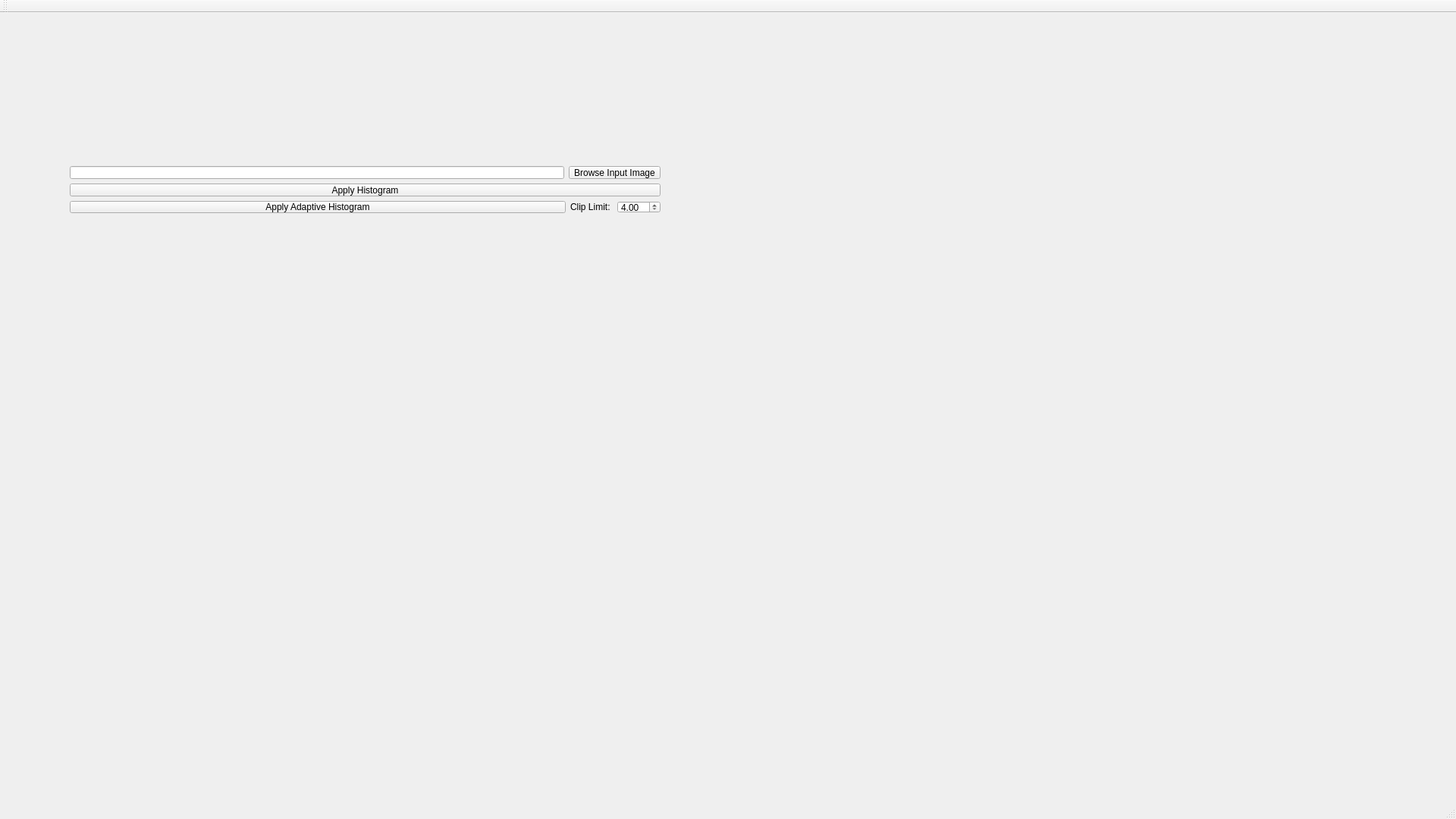
<?xml version="1.0" encoding="UTF-8"?>
<ui version="4.0">
 <class>QtWidgetsApplication1Class</class>
 <widget class="QMainWindow" name="QtWidgetsApplication1Class">
  <property name="geometry">
   <rect>
    <x>0</x>
    <y>0</y>
    <width>1920</width>
    <height>1080</height>
   </rect>
  </property>
  <property name="sizePolicy">
   <sizepolicy hsizetype="Fixed" vsizetype="Fixed">
    <horstretch>0</horstretch>
    <verstretch>0</verstretch>
   </sizepolicy>
  </property>
  <property name="windowTitle">
   <string>QtWidgetsApplication1</string>
  </property>
  <widget class="QWidget" name="centralWidget">
   <widget class="QLabel" name="Image1">
    <property name="geometry">
     <rect>
      <x>80</x>
      <y>340</y>
      <width>800</width>
      <height>450</height>
     </rect>
    </property>
    <property name="sizePolicy">
     <sizepolicy hsizetype="Fixed" vsizetype="Fixed">
      <horstretch>0</horstretch>
      <verstretch>0</verstretch>
     </sizepolicy>
    </property>
    <property name="text">
     <string/>
    </property>
   </widget>
   <widget class="QLabel" name="Image2">
    <property name="geometry">
     <rect>
      <x>960</x>
      <y>340</y>
      <width>800</width>
      <height>450</height>
     </rect>
    </property>
    <property name="sizePolicy">
     <sizepolicy hsizetype="Fixed" vsizetype="Fixed">
      <horstretch>0</horstretch>
      <verstretch>0</verstretch>
     </sizepolicy>
    </property>
    <property name="text">
     <string/>
    </property>
   </widget>
   <widget class="QWidget" name="layoutWidget">
    <property name="geometry">
     <rect>
      <x>81</x>
      <y>191</y>
      <width>801</width>
      <height>84</height>
     </rect>
    </property>
    <layout class="QVBoxLayout" name="verticalLayout">
     <item>
      <layout class="QHBoxLayout" name="horizontalLayout">
       <item>
        <widget class="QLineEdit" name="InputImagePath"/>
       </item>
       <item>
        <widget class="QToolButton" name="Browse">
         <property name="text">
          <string>Browse Input Image</string>
         </property>
        </widget>
       </item>
      </layout>
     </item>
     <item>
      <widget class="QPushButton" name="ApplyHistogram">
       <property name="text">
        <string>Apply Histogram</string>
       </property>
      </widget>
     </item>
     <item>
      <layout class="QHBoxLayout" name="horizontalLayout_2">
       <item>
        <widget class="QPushButton" name="ApplyAdaptiveHistogram">
         <property name="text">
          <string>Apply Adaptive Histogram</string>
         </property>
        </widget>
       </item>
       <item>
        <widget class="QLabel" name="label">
         <property name="sizePolicy">
          <sizepolicy hsizetype="Maximum" vsizetype="Preferred">
           <horstretch>0</horstretch>
           <verstretch>0</verstretch>
          </sizepolicy>
         </property>
         <property name="text">
          <string>Clip Limit: </string>
         </property>
        </widget>
       </item>
       <item>
        <widget class="QDoubleSpinBox" name="ClipLimit">
         <property name="sizePolicy">
          <sizepolicy hsizetype="Maximum" vsizetype="Maximum">
           <horstretch>0</horstretch>
           <verstretch>0</verstretch>
          </sizepolicy>
         </property>
         <property name="maximum">
          <double>12.000000000000000</double>
         </property>
         <property name="value">
          <double>4.000000000000000</double>
         </property>
        </widget>
       </item>
      </layout>
     </item>
    </layout>
   </widget>
  </widget>
  <widget class="QMenuBar" name="menuBar">
   <property name="geometry">
    <rect>
     <x>0</x>
     <y>0</y>
     <width>1920</width>
     <height>21</height>
    </rect>
   </property>
  </widget>
  <widget class="QToolBar" name="mainToolBar">
   <attribute name="toolBarArea">
    <enum>TopToolBarArea</enum>
   </attribute>
   <attribute name="toolBarBreak">
    <bool>false</bool>
   </attribute>
  </widget>
  <widget class="QStatusBar" name="statusBar"/>
 </widget>
 <layoutdefault spacing="6" margin="11"/>
 <resources>
  <include location="../resource/QtWidgetsApplication1.qrc"/>
 </resources>
 <connections/>
</ui>
